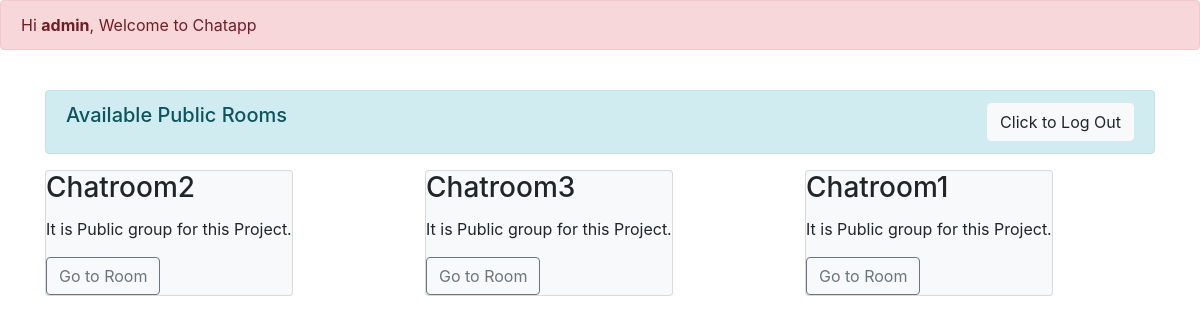
The app's page / (signed in) with its own data.
### chatapp/models.py (models this page shows, shortened)
class Room(models.Model):                   #Definiowanie modelu pokoju, który będzie przechowywać informacje o pokojach czatu.
    name = models.CharField(max_length=20)  #Pole name typu CharField to nazwa pokoju, ma maksymalną długość 20 znaków.
    slug = models.SlugField(max_length=100) #Pole slug typu SlugField służy do tworzenia unikalnego adresu URL pokoju i ma maksymalną długość 100 znaków.

### chatapp/views.py (the view)
# urls.py: path("", views.rooms, name="rooms"),        #Ta trasa odpowiada pustemu ciągowi w adresie URL, co oznacza podstawowy adres URL aplikacji.
def rooms(request):             #Jest to widok do wyświetlania listy pokoi.
    rooms = Room.objects.all()  #Pobiera wszystkie obiekty Room z bazy danych i przekazuje je do szablonu rooms.html.
    return render(request, "rooms.html", {"rooms": rooms})

### templates/rooms.html (shortened to what this page needs)
{% extends 'base.html' %}
{% block content %}
{% if user.is_authenticated %}
  <div class="container">
    <div class="alert alert-info d-flex justify-content-between" role="alert">
        <h5>Available Public Rooms</h5>
        <a href="/accounts/logout/">
          <button type="button" class="btn btn-light">Click to Log Out</button>
        </a>
      </div>
      {% if rooms %}
        <div class="row equal">
            {% for room in rooms %}
            <div class="col-sm-4 d-flex pb-3">
                <div class="card bg-light mb-3" style="max-width: 18rem;">
                    <div class="card-block">
                        <h3 class="card-title">{{room.name}}</h3>
                        <p class="card-text">It is Public group for this Project.</p>
                        <a href="/{{room.slug}}" class="btn btn-outline-secondary">Go to Room</a>
                    </div>
                </div>
            </div>
            {% endfor %}
        </div>
    {% else %}
            No Rooms Available!
    {% endif %}
</div>
{% endif %}
<br/>
{% endblock %}

### templates/base.html (shortened to what this page needs)
<!doctype html>
<html lang="en">
  <head>
    <link rel="stylesheet" href="https://cdn.jsdelivr.net/npm/bootstrap@4.3.1/dist/css/bootstrap.min.css">
  </head>
  <body>
    {% block header%}
    <div class="alert alert-danger" role="alert">
        Hi <b>{{ user.username }}</b>, Welcome to Chatapp
      </div>
      <br/>
    {% endblock %}
    <main>
      {% block content %}
      {% endblock %}
    </main>
  </body>
</html>

### records on screen
Room: name "Chatroom2"
Room: name "Chatroom3"
Room: name "Chatroom1"

### other values on screen
{{ user.username }} "admin"
